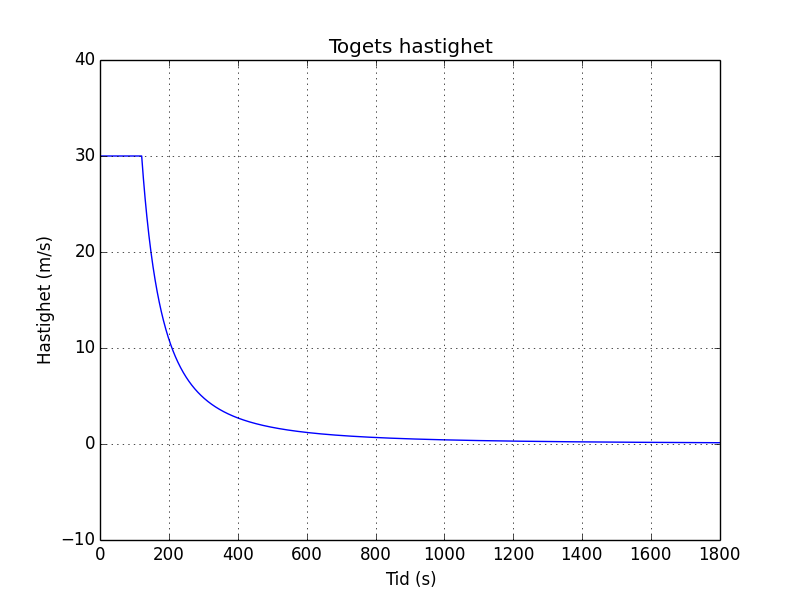

This figure's Python source:
# coding: utf-8

import numpy as np
import matplotlib.pyplot as plt

Tmin = 0
Tmax = 30*60
Tone = 120
Vzero = 30.0

x = range(Tmax+1)
y = [Vzero]*len(x)

f = lambda t: ((Vzero*(Tone**2))/(t**2))

for n in range(Tone, Tmax): y[n+1] = f(n)

fig = plt.figure()
plt.axis([Tmin, Tmax, -10, 40])
plt.xlabel('Tid (s)')
plt.ylabel('Hastighet (m/s)')
plt.title('Togets hastighet')
plt.grid(True)
plt.plot(x, y)
plt.show()
fig.savefig('oppg_2a.png')
